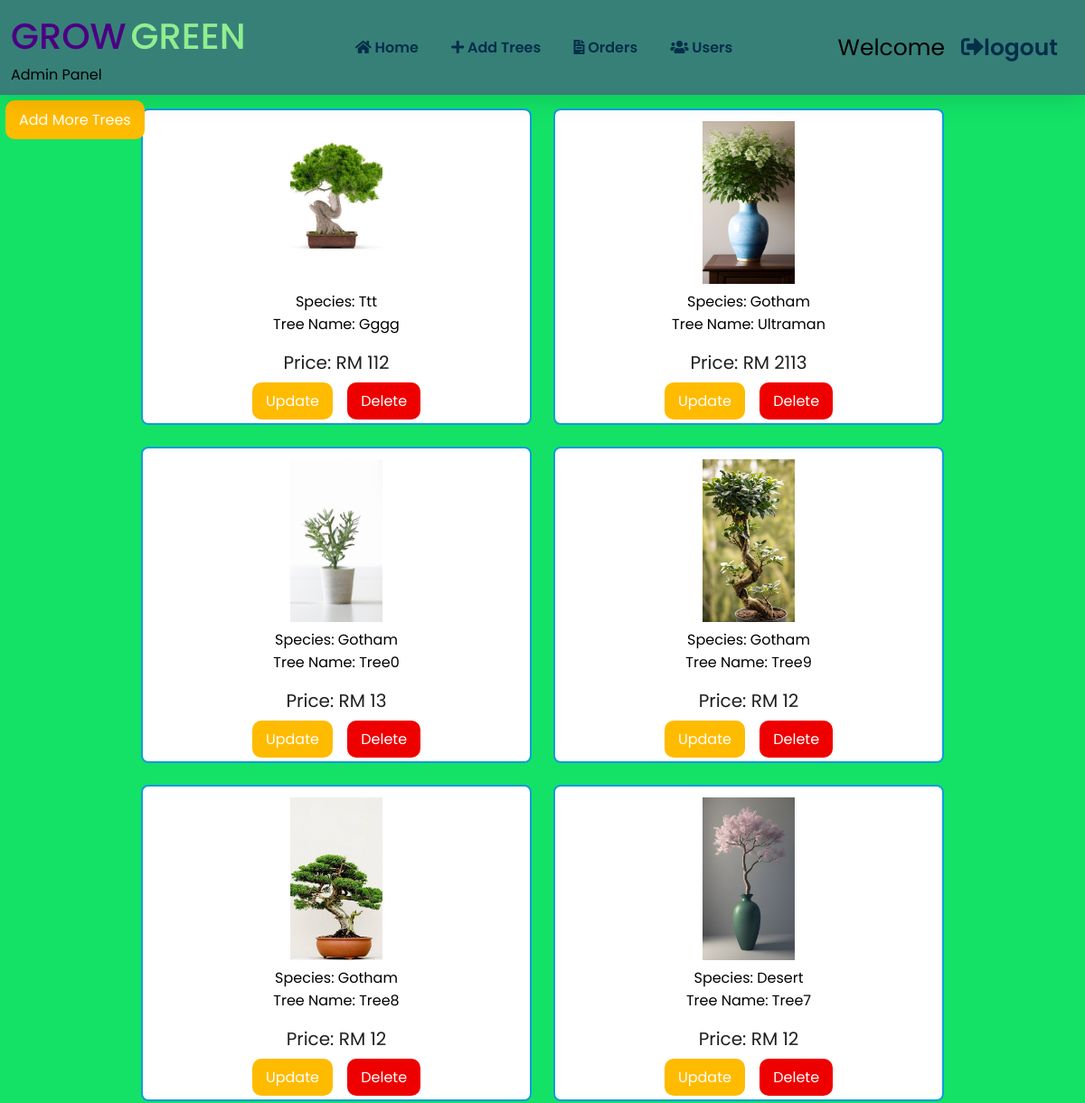
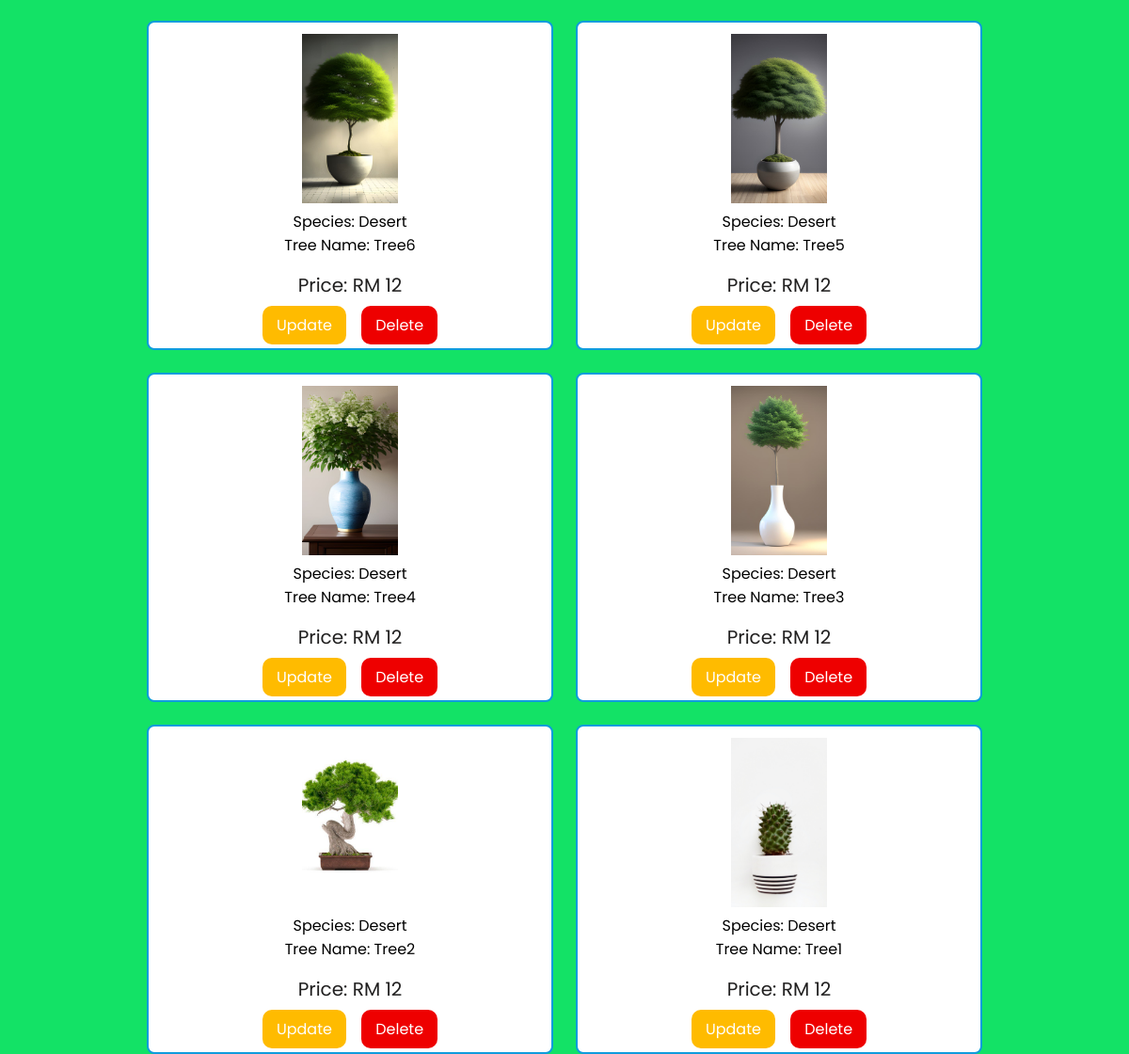
/total_trees.php, run on the app's committed database (2 pictures, top to bottom).
### tables this page shows
CREATE TABLE `tree_info` (
  `tid` int(255) NOT NULL,
  `name` varchar(20) NOT NULL,
  `species` varchar(20) NOT NULL,
  `price` decimal(10,0) NOT NULL,
  `description` text NOT NULL,
  `image` varchar(10) NOT NULL,
  `date` datetime NOT NULL DEFAULT current_timestamp()
);

### total_trees.php (the view, shortened to what this page needs)
<?php
include 'config.php';
?>
<!DOCTYPE html>
<html lang="en">
<head>
   <link rel="stylesheet" href="./css/registerstyle.css">
</head>
<body>
   <?php
   include './admin_header.php'
   ?>
   <a class="update_btn" style="position: fixed ; z-index:100;" href="add_trees.php">Add More Trees</a>
   <section class="show-products">
      <div class="box-container">
         <?php
         $select_tree = mysqli_query($conn, "SELECT * FROM `tree_info` ORDER BY date DESC") or die('query failed');
         if (mysqli_num_rows($select_tree) > 0) {
            while ($fetch_tree = mysqli_fetch_assoc($select_tree)) {
         ?>
               <div class="box">
                  <img src="added_trees/<?php echo $fetch_tree['image']; ?>" alt="">
                  <div class="name">Species: <?php echo $fetch_tree['species']; ?></div>
                  <div class="name">Tree Name: <?php echo $fetch_tree['name']; ?></div>
                  <div class="price">Price: RM <?php echo $fetch_tree['price']; ?></div>
                  <a href="total_trees.php?update=<?php echo $fetch_tree['tid']; ?>" class="update_btn">update</a>
                  <a href="total_trees.php?delete=<?php echo $fetch_tree['tid']; ?>" class="delete_btn" onclick="return confirm('delete this product?');">delete</a>
               </div>
         <?php
            }
         } else {
            echo '<p class="empty">no products added yet!</p>';
         }
         ?>
      </div>
   </section>
</body>
</html>

### css/registerStyle.css (style rules this page uses)
* { text-decoration: none; }
body { font-family: "Poppins", sans-serif; background-image: linear-gradient( 45deg, rgba(0, 0, 3, 0.1), rgba(0, 0, 0, 0.5) ), url(../bgimg/5.jpg); background-repeat: no-repeat; background-position: center; background-size: cover; }
html { overflow-x: hidden; top: 0; bottom: 0; left: 0; right: 0; }
.box { color: blue; background-color: white; }
.show-products .box-container { display: grid; grid-template-columns: repeat(auto-fit, 27rem); justify-content: center; gap: 1.5rem; max-width: 1200px; margin: 0 auto; align-items: flex-start; }
.show-products { padding-top: 0; margin-top: 15px; }
.show-products .box-container .box { text-align: center; padding: 12px; border-radius: 0.5rem; border: 2px solid rgb(15, 156, 221); }
.show-products .box-container .box img { height: 180px; }
.show-products .box-container .box .name { font-size: 1rem; color: black; text-transform: capitalize; }
.show-products .box-container .box .price { margin: 15px; font-size: 20px; color: rgb(32, 31, 31); }
.show-products .box-container .box .update_btn, .update_btn { background-color: rgb(255, 187, 0); padding: 9px 15px; margin: 6px; border-radius: 10px; color: white; text-transform: capitalize; }
.show-products .box-container .box .delete_btn, .delete_btn { background-color: rgb(238, 0, 0); padding: 9px 15px; margin: 6px; border-radius: 10px; color: white; text-transform: capitalize; }

### css/admin.css (style rules this page uses)
* { text-decoration: none; margin: 0; padding: 0; font-family: "Poppins", sans-serif; box-sizing: border-box; outline: none; border: none; }
body { background-color: #13e266; background-image: url("bgimg/helloworld.png"); background-repeat: no-repeat; }
a { color: #ff0000; text-decoration: none; background-color: transparent; }

### data on the page
tree_info: image (picture), species "Ttt", name "Gggg", price "112"
tree_info: image (picture), species "Gotham", name "Ultraman", price "2113"
tree_info: image (picture), species "Gotham", name "Tree0", price "13"
tree_info: image (picture), species "Gotham", name "Tree9", price "12"
tree_info: image (picture), species "Gotham", name "Tree8", price "12"
tree_info: image (picture), species "Desert", name "Tree7", price "12"
tree_info: image (picture), species "Desert", name "Tree6", price "12"
tree_info: image (picture), species "Desert", name "Tree5", price "12"
tree_info: image (picture), species "Desert", name "Tree4", price "12"
tree_info: image (picture), species "Desert", name "Tree3", price "12"
tree_info: image (picture), species "Desert", name "Tree2", price "12"
tree_info: image (picture), species "Desert", name "Tree1", price "12"
